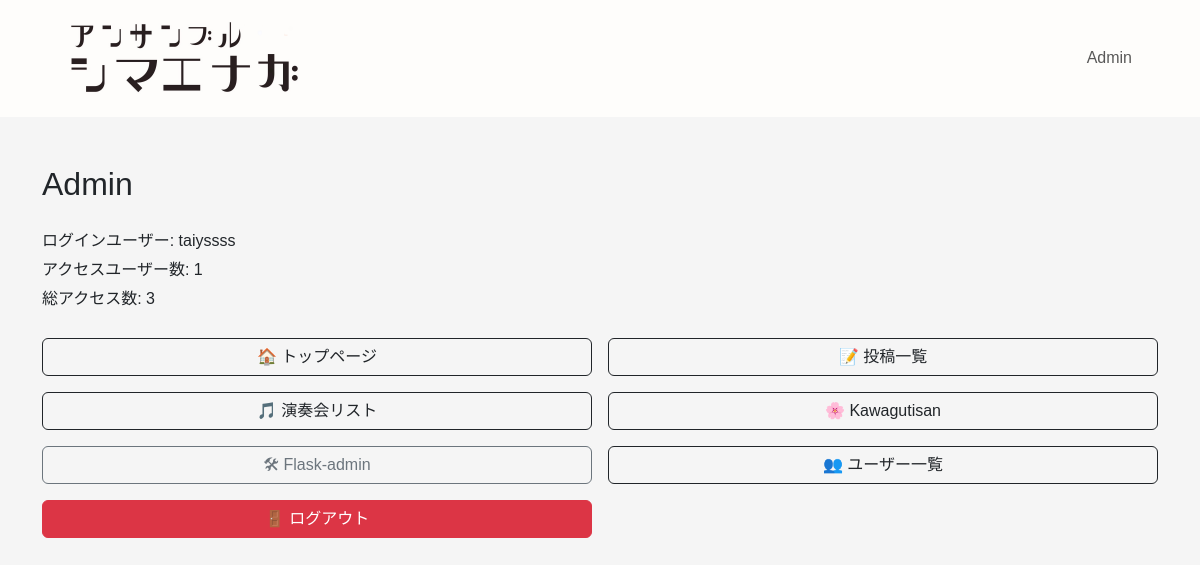
The app's page /admin (signed in) with its own data.
### app/models/models.py (models this page shows, shortened)
class User(db.Model, UserMixin):
    __tablename__ = "users"
    id = db.Column(db.String(16), primary_key=True, nullable=False)
    name = db.Column(db.String(16), nullable=False)
    pw = db.Column(db.String(256), nullable=False)

class Counter(db.Model):
    __tablename__ = "counter"
    id = db.Column(db.Integer, primary_key=True, autoincrement=True)
    date = db.Column(db.Date, unique=True, nullable=False)
    access_count = db.Column(db.Integer, default=0)
    user_count = db.Column(db.Integer)

### app/routes/routes.py (the view)
@main_bp.route("/admin")
@login_required
def admin():
    count = Counter.query.order_by(Counter.date.desc()).first()
    return render_template("admin.html", count=count)

### app/templates/admin.html (shortened to what this page needs)
{% extends "layout_admin.html" %}
{% block content %}
<div class="container py-5">
    <h1 class="fs-2 mb-4">Admin</h1>
    <div class="mb-4">
        <p><strong>ログインユーザー:</strong> {{ current_user.name }}</p>
        <p><strong>アクセスユーザー数:</strong> {{ count.user_count }}</p>
        <p><strong>総アクセス数:</strong> {{ count.access_count }}</p>
    </div>
    <div class="row g-3">
        <div class="col-md-6">
            <a href="{{ url_for('main.index') }}" class="btn btn-outline-dark w-100">🏠 トップページ</a>
        </div>
        <div class="col-md-6">
            <a href="{{ url_for('main.post') }}" class="btn btn-outline-dark w-100">📝 投稿一覧</a>
        </div>
        <div class="col-md-6">
            <a href="{{ url_for('main.concert_list') }}" class="btn btn-outline-dark w-100">🎵 演奏会リスト</a>
        </div>
        <div class="col-md-6">
            <a href="{{ url_for('main.kawagutisan') }}" class="btn btn-outline-dark w-100">🌸 Kawagutisan</a>
        </div>
        {% if current_user.id == "taiyo" %}
        <div class="col-md-6">
            <a href="/management" class="btn btn-outline-secondary w-100">🛠 Flask-admin</a>
        </div>
        <div class="col-md-6">
            <a href="{{ url_for('main.user') }}" class="btn btn-outline-dark w-100 ">👥 ユーザー一覧</a>
        </div>
        {% endif %}
        <div class="col-md-6">
            <a href="{{ url_for('main.logout') }}" class="btn btn-danger w-100">🚪 ログアウト</a>
        </div>
    </div>
</div>
{% endblock %}

### app/static/css/layout.css (style rules this page uses)
html { height: 100%; }
body { background-color: #d0e7e1; font-family: "游ゴシック体", YuGothic, "游ゴシック Medium", "Yu Gothic Medium","游ゴシック", "Yu Gothic", sans-serif; line-height: 1.8; display: flex; flex-direction: column; height: 100%; }
* { box-sizing: border-box; }
a { text-decoration: none !important; }

### records on screen
User: name "taiyssss"
Counter: user_count "1", access_count "3"
